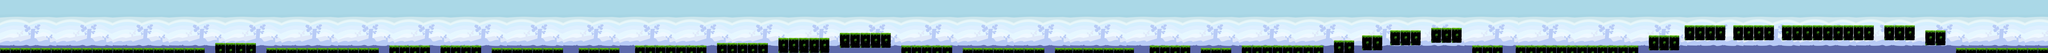

Rendered tile map (Tiled .tmx) drawn with the repository's tilesets; below, a short description and the map source with its tile grids summarised:
An orthogonal 800x21 tile map with 32x32 px tiles, 2 tile layers (Background, Wall) and 122 objects.

<map version="1.0" orientation="orthogonal" width="800" height="21" tilewidth="32" tileheight="32">
 <tileset firstgid="1" name="tilemap5.5" tilewidth="32" tileheight="32">
  <image source="tilemap5.5.png" width="832" height="768" />
 </tileset>
 <layer name="Background" width="800" height="21">
  <data>[16800 cells, 16800 non-empty, 440 distinct tile ids]</data>
 </layer>
 <layer name="Wall" width="800" height="21">
  <data>[16800 cells, 2338 non-empty, 24 distinct tile ids]</data>
 </layer>
 <objectgroup name="Collision" width="800" height="21">
  <object x="-1" y="610" width="2560" height="188" />
  <object x="2690" y="544" width="508" height="190" />
  <object x="3331" y="610" width="1405" height="187" />
  <object x="4863" y="575" width="512" height="192" />
  <object x="5506" y="576" width="512" height="192" />
  <object x="6147" y="609" width="892" height="188" />
  <object x="7235" y="611" width="508" height="185" />
  <object x="8964" y="545" width="635" height="189" />
  <object x="9730" y="481" width="639" height="189" />
  <object x="10493" y="416" width="640" height="189" />
  <object x="11268" y="577" width="635" height="190" />
  <object x="12036" y="610" width="1017" height="187" />
  <object x="13188" y="610" width="985" height="188" />
  <object x="14371" y="577" width="512" height="189" />
  <object x="15012" y="608" width="379" height="189" />
  <object x="15525" y="575" width="1019" height="192" />
  <object x="16675" y="514" width="255" height="188" />
  <object x="17023" y="447" width="256" height="190" />
  <object x="17381" y="383" width="377" height="189" />
  <object x="17892" y="351" width="380" height="190" />
  <object x="18403" y="577" width="381" height="188" />
  <object x="18950" y="578" width="1527" height="188" />
  <object x="7938" y="574" width="894" height="192" />
  <object x="20611" y="450" width="380" height="186" />
  <object x="21057" y="321" width="510" height="187" />
  <object x="21664" y="320" width="509" height="188" />
  <object x="22274" y="320" width="1145" height="188" />
  <object x="24453" y="609" width="1147" height="188" />
  <object x="24065" y="384" width="256" height="190" />
  <object x="23551" y="322" width="381" height="186" />
 </objectgroup>
 <objectgroup name="Coin" width="800" height="21">
  <object x="254" y="448" />
  <object x="382" y="447" />
  <object x="511" y="447" />
  <object x="638" y="447" />
  <object x="20383" y="194" />
  <object x="17598" y="289" />
  <object x="20140" y="222" />
  <object x="19940" y="224" />
  <object x="19715" y="226" />
  <object x="19327" y="224" />
  <object x="19071" y="223" />
  <object x="18683" y="223" />
  <object x="18493" y="224" />
  <object x="16767" y="416" />
  <object x="17151" y="352" />
  <object x="18078" y="259" />
  <object x="16286" y="482" />
  <object x="15711" y="481" />
  <object x="15103" y="546" />
  <object x="15263" y="547" />
  <object x="14493" y="447" />
  <object x="14719" y="450" />
  <object x="13917" y="544" />
  <object x="14046" y="482" />
  <object x="13384" y="563" />
  <object x="13577" y="565" />
  <object x="12761" y="543" />
  <object x="12962" y="543" />
  <object x="12190" y="514" />
  <object x="12353" y="516" />
  <object x="11870" y="388" />
  <object x="11442" y="390" />
  <object x="10591" y="321" />
  <object x="10688" y="257" />
  <object x="10784" y="194" />
  <object x="10881" y="257" />
  <object x="10978" y="322" />
  <object x="9822" y="388" />
  <object x="9923" y="318" />
  <object x="10156" y="319" />
  <object x="10268" y="388" />
  <object x="9053" y="451" />
  <object x="9245" y="449" />
  <object x="9471" y="449" />
  <object x="8704" y="482" />
  <object x="8356" y="478" />
  <object x="8188" y="477" />
  <object x="8031" y="479" />
  <object x="7358" y="515" />
  <object x="7615" y="515" />
  <object x="6464" y="514" />
  <object x="6783" y="514" />
  <object x="6080" y="483" />
  <object x="5695" y="482" />
  <object x="5870" y="481" />
  <object x="5440" y="481" />
  <object x="4448" y="541" />
  <object x="4637" y="541" />
  <object x="4798" y="482" />
  <object x="3295" y="386" />
  <object x="3456" y="449" />
  <object x="3617" y="511" />
  <object x="3809" y="514" />
  <object x="4064" y="514" />
  <object x="2817" y="352" />
  <object x="2943" y="353" />
  <object x="3069" y="353" />
  <object x="2463" y="449" />
  <object x="768" y="446" />
  <object x="834" y="387" />
  <object x="1023" y="387" />
  <object x="1118" y="453" />
  <object x="1377" y="449" />
  <object x="1566" y="447" />
  <object x="1792" y="419" />
  <object x="20799" y="226" />
  <object x="21197" y="224" />
  <object x="21410" y="221" />
  <object x="21794" y="223" />
  <object x="22053" y="225" />
  <object x="22368" y="226" />
  <object x="22620" y="222" />
  <object x="22881" y="222" />
  <object x="23199" y="226" />
  <object x="23392" y="161" />
  <object x="23741" y="224" />
  <object x="24191" y="288" />
 </objectgroup>
 <objectgroup name="Coin1" width="800" height="21">
  <object x="928" y="317" />
  <object x="4964" y="416" />
  <object x="14300" y="409" />
 </objectgroup>
 <objectgroup name="Coin2" width="800" height="21">
  <object x="7869" y="414" />
  <object x="10043" y="245" />
 </objectgroup>
 <objectgroup name="Coin3" width="800" height="21" />
</map>
